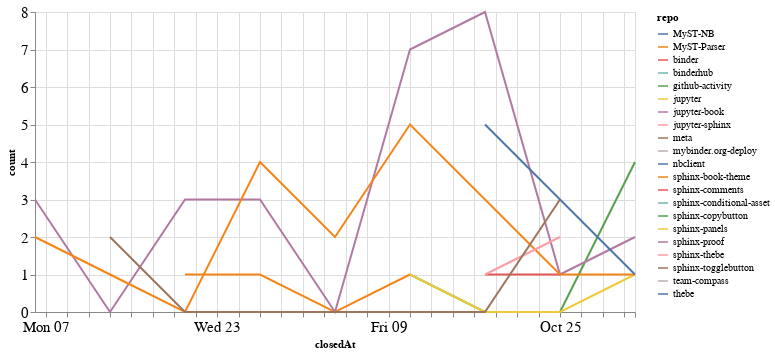

Notebook source saved alongside this figure:
### Code cell
closed_by_time = closed_by.groupby('repo').resample('W', on='closedAt').count()['author'].reset_index()
closed_by_time = closed_by_time.rename(columns={'author': 'count'})

alt.Chart(closed_by_time, width=600).mark_line().encode(
    x='closedAt',
    y='count',
    color='repo',
    tooltip="repo"
)

### Figure 1 — Vega-Lite specification as saved in the notebook (floating-point values rounded to 4 significant figures)
{"config": {"axisLeft": {"labelFontSize": 15}, "axisBottom": {"labelFontSize": 15}}, "data": {"name": "data-9dab15afe0e3080e23f60c585d669668"}, "mark": "line", "encoding": {"color": {"type": "nominal", "field": "repo"}, "tooltip": {"type": "nominal", "field": "repo"}, "x": {"type": "temporal", "field": "closedAt"}, "y": {"type": "quantitative", "field": "count"}}, "width": 600, "$schema": "https://vega.github.io/schema/vega-lite/v4.8.1.json", "datasets": {"data-9dab15afe0e3080e23f60c585d669668": [{"repo": "MyST-NB", "closedAt": "2020-09-06T00:00:00", "count": 1}, {"repo": "MyST-Parser", "closedAt": "2020-09-20T00:00:00", "count": 1}, {"repo": "MyST-Parser", "closedAt": "2020-09-27T00:00:00", "count": 1}, {"repo": "MyST-Parser", "closedAt": "2020-10-04T00:00:00", "count": 0}, {"repo": "MyST-Parser", "closedAt": "2020-10-11T00:00:00", "count": 1}, {"repo": "binder", "closedAt": "2020-10-18T00:00:00", "count": 1}, {"repo": "binder", "closedAt": "2020-10-25T00:00:00", "count": 1}, {"repo": "binderhub", "closedAt": "2020-11-01T00:00:00", "count": 1}, {"repo": "github-activity", "closedAt": "2020-10-11T00:00:00", "count": 1}, {"repo": "github-activity", "closedAt": "2020-10-18T00:00:00", "count": 0}, {"repo": "github-activity", "closedAt": "2020-10-25T00:00:00", "count": 0}, {"repo": "github-activity", "closedAt": "2020-11-01T00:00:00", "count": 4}, {"repo": "jupyter", "closedAt": "2020-10-11T00:00:00", "count": 1}, {"repo": "jupyter", "closedAt": "2020-10-18T00:00:00", "count": 0}, {"repo": "jupyter", "closedAt": "2020-10-25T00:00:00", "count": 0}, {"repo": "jupyter", "closedAt": "2020-11-01T00:00:00", "count": 1}, {"repo": "jupyter-book", "closedAt": "2020-09-06T00:00:00", "count": 3}, {"repo": "jupyter-book", "closedAt": "2020-09-13T00:00:00", "count": 0}, {"repo": "jupyter-book", "closedAt": "2020-09-20T00:00:00", "count": 3}, {"repo": "jupyter-book", "closedAt": "2020-09-27T00:00:00", "count": 3}, {"repo": "jupyter-book", "closedAt": "2020-10-04T00:00:00", "count": 0}, {"repo": "jupyter-book", "closedAt": "2020-10-11T00:00:00", "count": 7}, {"repo": "jupyter-book", "closedAt": "2020-10-18T00:00:00", "count": 8}, {"repo": "jupyter-book", "closedAt": "2020-10-25T00:00:00", "count": 1}, {"repo": "jupyter-book", "closedAt": "2020-11-01T00:00:00", "count": 2}, {"repo": "jupyter-sphinx", "closedAt": "2020-09-27T00:00:00", "count": 1}, {"repo": "meta", "closedAt": "2020-09-13T00:00:00", "count": 2}, {"repo": "mybinder.org-deploy", "closedAt": "2020-10-18T00:00:00", "count": 1}, {"repo": "nbclient", "closedAt": "2020-09-13T00:00:00", "count": 1}, {"repo": "sphinx-book-theme", "closedAt": "2020-09-06T00:00:00", "count": 2}, {"repo": "sphinx-book-theme", "closedAt": "2020-09-13T00:00:00", "count": 1}, {"repo": "sphinx-book-theme", "closedAt": "2020-09-20T00:00:00", "count": 0}, {"repo": "sphinx-book-theme", "closedAt": "2020-09-27T00:00:00", "count": 4}, {"repo": "sphinx-book-theme", "closedAt": "2020-10-04T00:00:00", "count": 2}, {"repo": "sphinx-book-theme", "closedAt": "2020-10-11T00:00:00", "count": 5}, {"repo": "sphinx-book-theme", "closedAt": "2020-10-18T00:00:00", "count": 3}, {"repo": "sphinx-book-theme", "closedAt": "2020-10-25T00:00:00", "count": 1}, {"repo": "sphinx-book-theme", "closedAt": "2020-11-01T00:00:00", "count": 1}, {"repo": "sphinx-comments", "closedAt": "2020-09-27T00:00:00", "count": 1}, {"repo": "sphinx-conditional-asset", "closedAt": "2020-10-25T00:00:00", "count": 2}, {"repo": "sphinx-copybutton", "closedAt": "2020-09-27T00:00:00", "count": 1}, {"repo": "sphinx-panels", "closedAt": "2020-10-18T00:00:00", "count": 1}, {"repo": "sphinx-proof", "closedAt": "2020-09-27T00:00:00", "count": 1}, {"repo": "sphinx-thebe", "closedAt": "2020-10-18T00:00:00", "count": 1}, {"repo": "sphinx-thebe", "closedAt": "2020-10-25T00:00:00", "count": 2}, {"repo": "sphinx-togglebutton", "closedAt": "2020-09-13T00:00:00", "count": 2}, {"repo": "sphinx-togglebutton", "closedAt": "2020-09-20T00:00:00", "count": 0}, {"repo": "sphinx-togglebutton", "closedAt": "2020-09-27T00:00:00", "count": 0}, {"repo": "sphinx-togglebutton", "closedAt": "2020-10-04T00:00:00", "count": 0}, {"repo": "sphinx-togglebutton", "closedAt": "2020-10-11T00:00:00", "count": 0}, {"repo": "sphinx-togglebutton", "closedAt": "2020-10-18T00:00:00", "count": 0}, {"repo": "sphinx-togglebutton", "closedAt": "2020-10-25T00:00:00", "count": 3}, {"repo": "team-compass", "closedAt": "2020-10-11T00:00:00", "count": 1}, {"repo": "thebe", "closedAt": "2020-10-18T00:00:00", "count": 5}, {"repo": "thebe", "closedAt": "2020-10-25T00:00:00", "count": 3}, {"repo": "thebe", "closedAt": "2020-11-01T00:00:00", "count": 1}]}}
